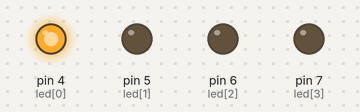
Recording of a sketch running on a simulated Arduino Uno, built with avr-gcc and run on an emulated ATmega328P. Shown: output pins drawn as LEDs (lit = HIGH).

Above: at 0.2 s.
At 1.2 s:
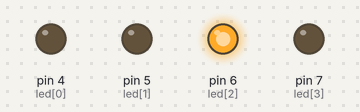
At 2.7 s:
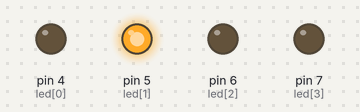
At 3.7 s:
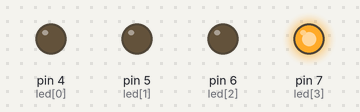
Timing chart, 0 to 4.6 s (numbered marks = the images above):
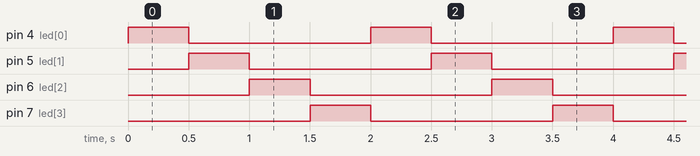

The sketch:

Den.ino
```cpp
/*
- Đèn nối bt:
    + Chân ngắn nối GND
    + Chân dài nối điện trở với Pin[4,5,6,7]
- modun IR nhận:
    + Chân âm nối với GND
    + Chân giữa nối 5V
    + Chân đầu S nối với Pin3
 */
#include <IRremote.h>
int remote_pin = 3;
IRrecv irrecv(remote_pin);
decode_results results;
int led[] = {4, 5,6, 7};
int n = sizeof(led) / sizeof(led[0]);
bool on = 1;
int current_led = 0, incr = 1, delay_time = 500;
void setup(){
  irrecv.enableIRIn();
  for(int i = 0; i <n; i++)
    pinMode(led[i], OUTPUT);

}
void loop() {
  // put your main code here, to run repeatedly:
  if(irrecv.decode(&results))
  {
    int value = results.value;
    if(value==1)
      incr = 0-incr;
    else
      delay_time = value;
    irrecv.resume();
  }
  current_led= (current_led + n) % n;
  digitalWrite(led[current_led],1);
  delay(delay_time);
  digitalWrite(led[current_led],0);
  current_led += incr;
}
```

Measured:
- by itself, pin 4 (led[0]), pin 5 (led[1]), pin 6 (led[2]), pin 7 (led[3]): alternates HIGH for 0.50 s and LOW for 1.5 s
- by itself, everything shown: repeats every 2.0 s, in 8 steps
